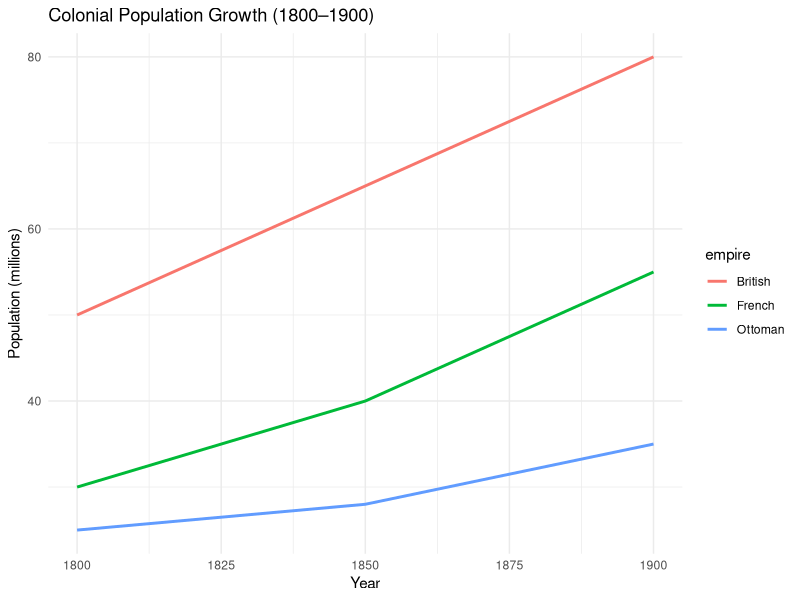

R code for this plot:
## ---- chunk 1
library(tidyverse)
library(here)
pop_data <- read_csv(here::here("assets/datasets/colonial_population.csv"))

pop_data %>%
  ggplot(aes(x = year, y = population, color = empire)) +
  geom_line(size=1) +
  labs(title = "Colonial Population Growth (1800–1900)",
       y = "Population (millions)", x = "Year") +
  theme_minimal()
